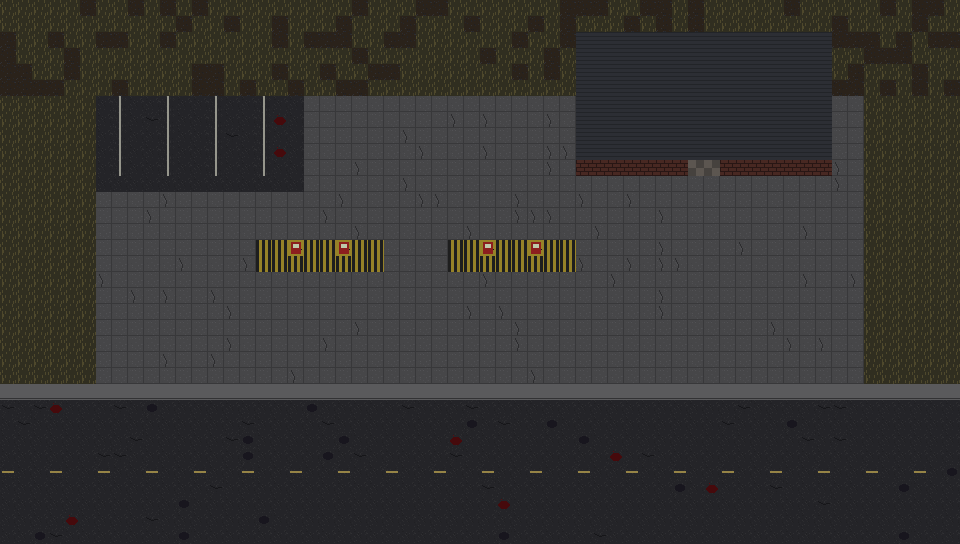

A level layout from a 2D game, rendered from its tile map. Below: a short description, then the map file with tile-grid data replaced by summaries:
An orthogonal 60x34 tile map with 16x16 px tiles, 2 tile layers (ground, walls) and 25 objects (8x spawn, 7x prop, 5x pickup, 3x wall, supply_crate, ...).

<map version="1.10" tiledversion="1.10.2" orientation="orthogonal" renderorder="right-down" width="60" height="34" tilewidth="16" tileheight="16" infinite="0" nextlayerid="7" nextobjectid="26">
 <tileset firstgid="1" name="gas_station_tiles" tilewidth="16" tileheight="16" tilecount="16" columns="8">
  <image source="gas_station_tiles.png" width="128" height="32" />
 </tileset>
 <layer id="1" name="ground" width="60" height="34">
  <data>[2040 cells, 2040 non-empty, 12 distinct tile ids]</data>
 </layer>
 <layer id="2" name="walls" width="60" height="34">
  <data>[2040 cells, 174 non-empty, 4 distinct tile ids]</data>
 </layer>
 <objectgroup id="3" name="collision">
  <object id="1" name="shop" type="wall" x="576" y="32" width="256" height="144" />
  <object id="2" name="pump_island" type="wall" x="256" y="240" width="128" height="32" />
  <object id="3" name="pump_island" type="wall" x="448" y="240" width="128" height="32" />
  <object id="4" name="car" type="prop" x="144" y="116" width="30" height="56" />
  <object id="5" name="car" type="prop" x="240" y="128" width="30" height="56" />
  <object id="6" name="car" type="prop" x="480" y="416" width="64" height="30" />
  <object id="7" name="car" type="prop" x="736" y="480" width="64" height="30" />
  <object id="8" name="car" type="prop" x="96" y="304" width="64" height="30" />
  <object id="9" name="dumpster" type="prop" x="836" y="64" width="26" height="40" />
  <object id="10" name="car" type="prop" x="656" y="288" width="30" height="60" />
 </objectgroup>
 <objectgroup id="4" name="spawns">
  <object id="11" name="spawn" x="0" y="432"><point /></object>
  <object id="12" name="spawn" x="0" y="496"><point /></object>
  <object id="13" name="spawn" x="960" y="416"><point /></object>
  <object id="14" name="spawn" x="960" y="512"><point /></object>
  <object id="15" name="spawn" x="128" y="0"><point /></object>
  <object id="16" name="spawn" x="384" y="0"><point /></object>
  <object id="17" name="spawn" x="896" y="0"><point /></object>
  <object id="18" name="spawn" x="480" y="544"><point /></object>
 </objectgroup>
 <objectgroup id="5" name="pickups">
  <object id="19" name="pickup" x="192" y="336"><point /></object>
  <object id="20" name="pickup" x="384" y="320"><point /></object>
  <object id="21" name="pickup" x="768" y="240"><point /></object>
  <object id="22" name="pickup" x="352" y="144"><point /></object>
  <object id="23" name="pickup" x="544" y="448"><point /></object>
 </objectgroup>
 <objectgroup id="6" name="markers">
  <object id="24" name="supply_crate" x="696" y="192"><point /></object>
  <object id="25" name="player_start" x="480" y="320"><point /></object>
 </objectgroup>
</map>
